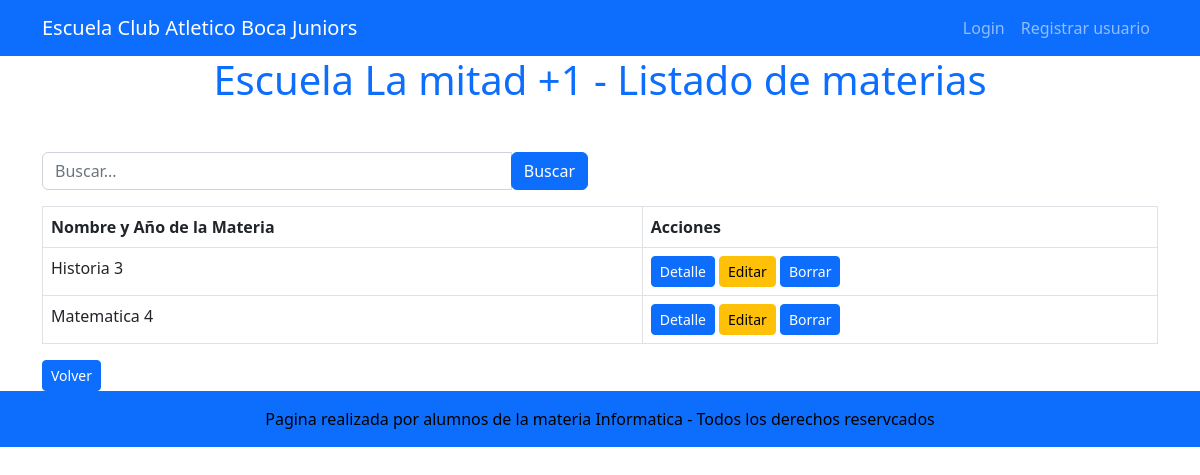
The app's page /materia/listado_materias with its own data.
### materia/models.py (models this page shows, shortened)
class Materia(models.Model):
    nombre = models.CharField(max_length=150, unique=False)
    año_materia= models.IntegerField(null=True, unique=False)
    docente = models.CharField(max_length=150, null=True,  unique=False)

### materia/views.py (the view)
# urls.py: path("listado_materias", listado_materias, name="listado_materias"),
def listado_materias(request):
    busqueda = request.GET.get("busqueda", None)
    if busqueda:
        print(busqueda)
        consulta = Materia.objects.filter(nombre__icontains=busqueda)
    else:
        consulta = Materia.objects.all()
    contexto = {"materias": consulta}
    return render(request, "materia/listado_materias.html", contexto)

### materia/templates/materia/listado_materias.html (shortened to what this page needs)
{% extends 'core/base.html' %}
{% block titulo_aplicacion %}
    Escuela La mitad +1 - Listado de materias
{% endblock titulo_aplicacion %}
{% block contenido %}
<div class="container mt-5">
    <div class="row mb-3">
        <div class="col-lg-6">
            <form action="{% url 'materia:listado_materias' %}"
                  method="get"
                  class="input-group">
                <input type="text"
                       name="busqueda"
                       class="form-control"
                       placeholder="Buscar...">
                <div class="input-group-append">
                    <button class="btn btn-primary" type="submit">Buscar</button>
                </div>
            </form>
        </div>
    </div>
    <div class="table-responsive">
        <table class="table table-bordered">
            <thead>
                <tr>
                    <th>Nombre y Año de la Materia</th>
                    <th>Acciones</th>
                </tr>
            </thead>
            <tbody>
                {% for materia in materias%}
                    <tr>
                        <td>{{ materia.nombre }} {{materia.año_materia}}</td>
                        <td>
                            <a href="{% url 'materia:detalle_materia' materia.id%}"
                               class="btn btn-primary btn-sm">Detalle</a>
                            <a href="{% url 'materia:actualizar_materia' materia.id %}"
                               class="btn btn-warning btn-sm">Editar</a>
                            <a href="{% url 'materia:borrar_materia' materia.id %}"
                               class="btn btn-primary btn-sm">Borrar</a>
                        </td>
                    </tr>
                {% endfor %}
            </tbody>
        </table>
        <a href="{% url 'materia:index' %}" class="btn btn-primary btn-sm">Volver</a>
    </div>
</div>
{% endblock contenido %}

### records on screen
Materia: nombre "Historia", año_materia "3"
Materia: nombre "Matematica", año_materia "4"
